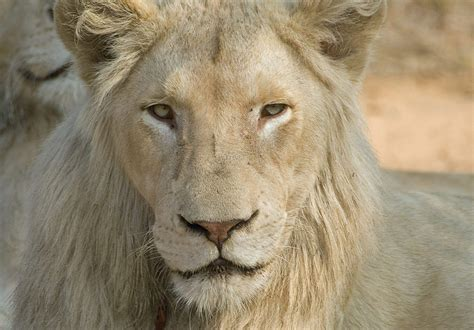
#> input picture John_Toriola/resize_image/lion.jpeg, 474 x 330 px
$ python app.py   (older library calls are emulated)
#> lines starting #> are read from the running program, lines starting #| are printed output that depends on the picture
import shutil
from PIL import Image

def resize_img(image_loc, new_width, new_height):
    # shutil.copy(image,"image2.png")

#> called with image_loc = 'lion.jpeg', new_width = 200, new_height = 40
    image = Image.open(image_loc)
#> image is the input picture: PIL image 474x330 RGB; mean R, G, B 151.5, 138.1, 112.4
    image.thumbnail((new_width, new_height), Image.ANTIALIAS)
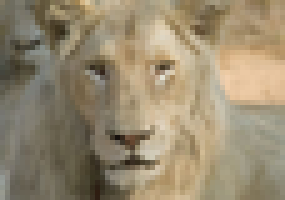
#> image: PIL image 57x40 RGB (shown 5 times larger); mean R, G, B 151.5, 138.1, 112.4
    image.save('resized_image', 'JPEG', quality=88)

resize_img("lion.jpeg", 200, 40)

$ run again, with html css project/images/image2.png saved as John_Toriola/resize_image/lion.jpeg
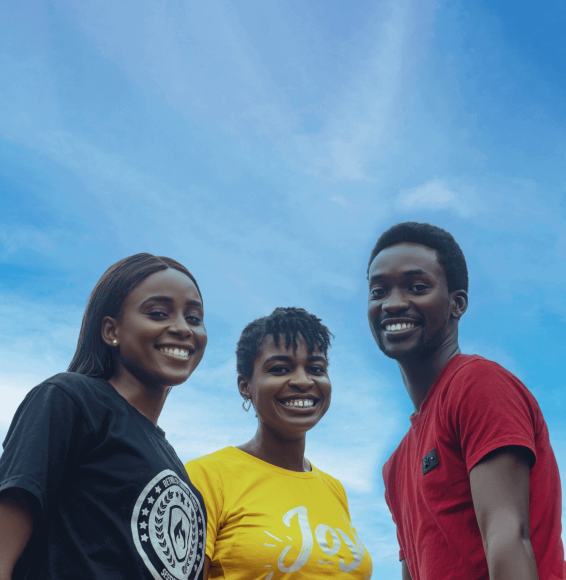
#> input picture html css project/images/image2.png, 1132 x 1160 px (shown at 1/2 size)
#> in resize_img, image is the input picture: PIL image 1132x1160 RGB; mean R, G, B 109.3, 138.9, 164
#> in resize_img, `image.thumbnail((new_width, new_height), Image.ANTIALIAS)`:
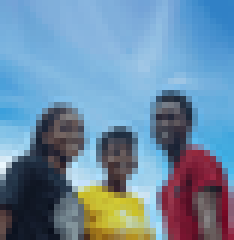
#> image: PIL image 39x40 RGB (shown 6 times larger); mean R, G, B 109.3, 138.9, 163.9
